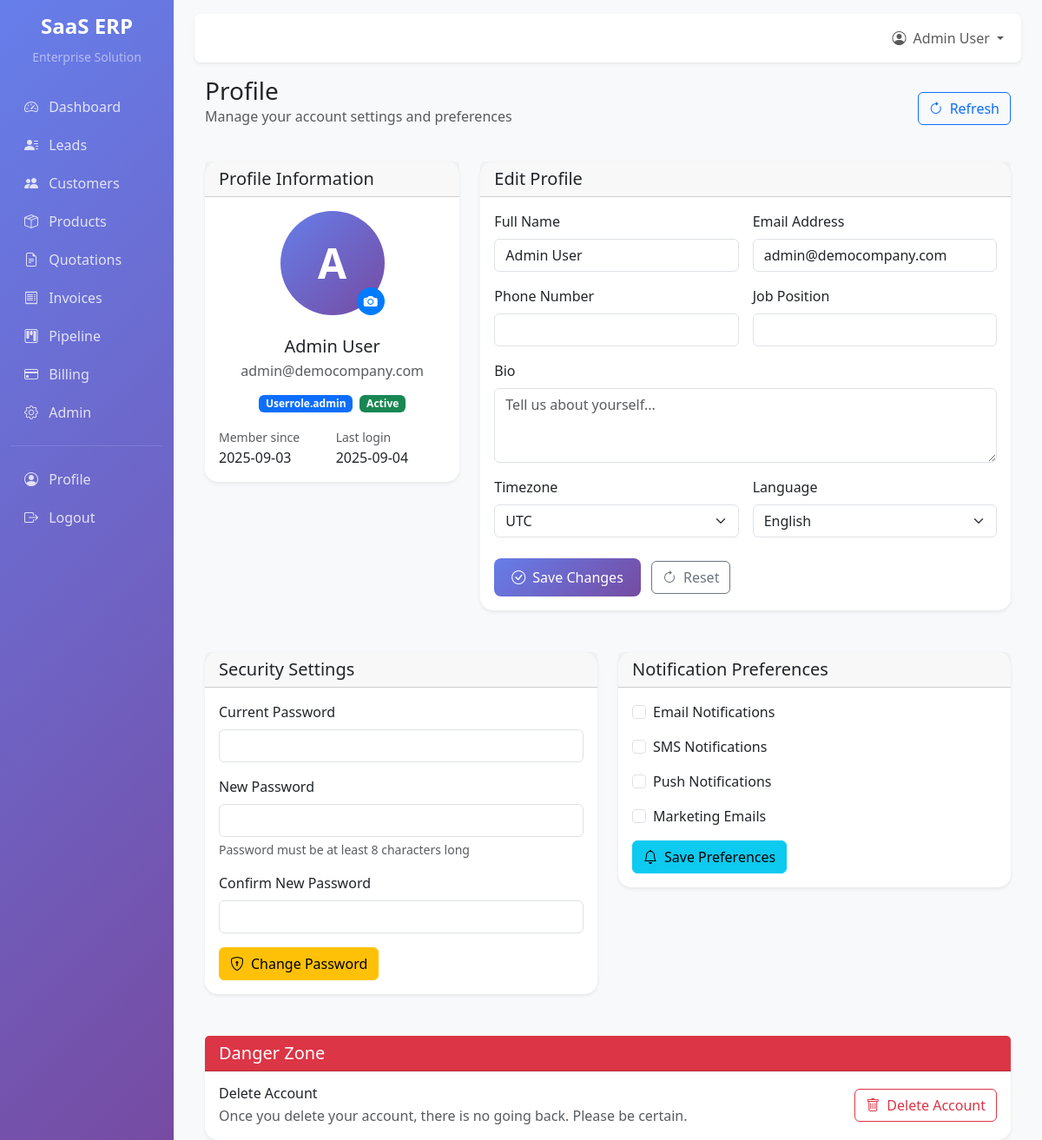
Before: /auth/profile (signed in) with the older database file.
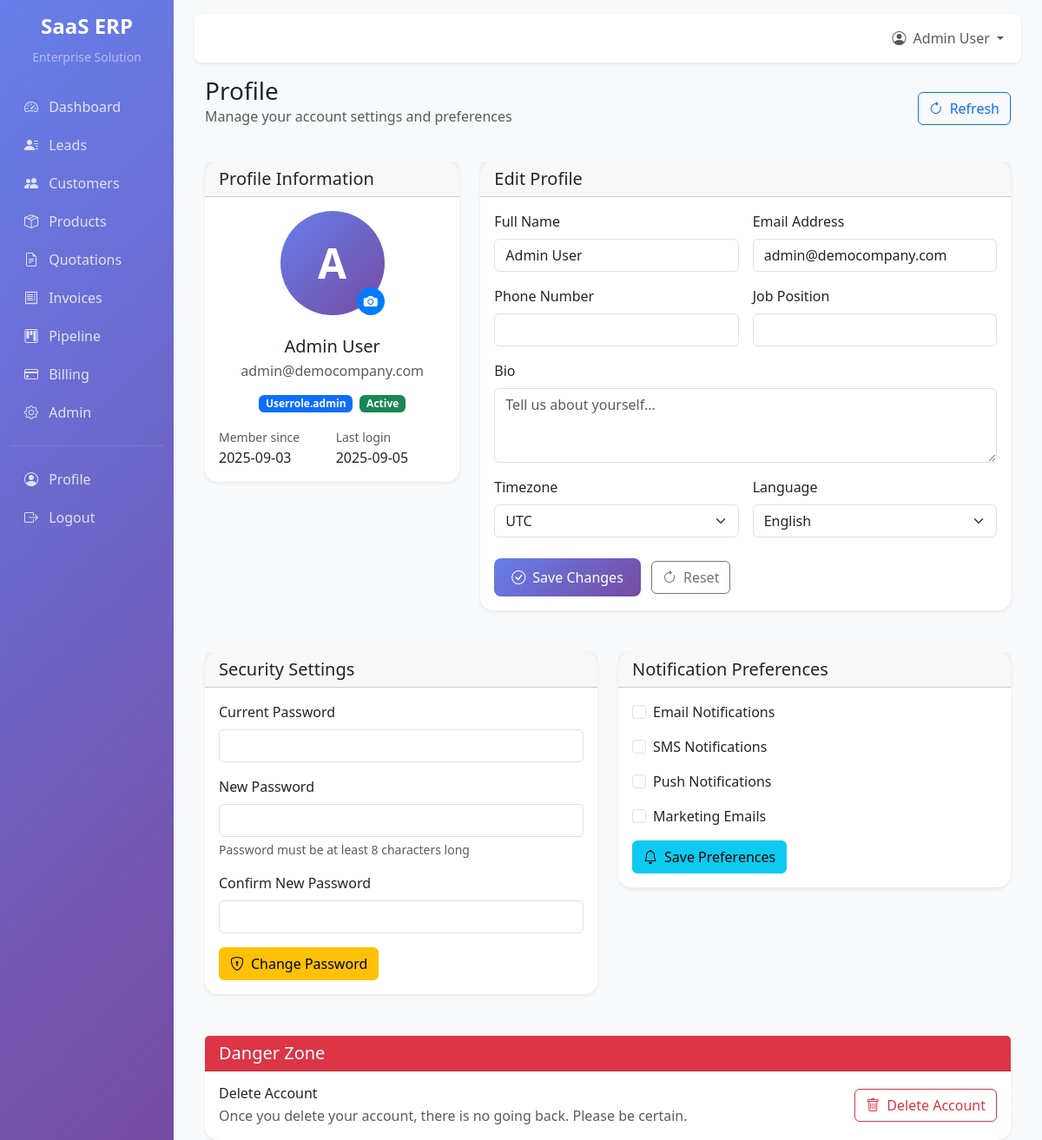
After: the same page with the newer database file.
### app/models.py (models this page shows, shortened)
class User(UserMixin, db.Model):
    __tablename__ = 'users'
    id = db.Column(db.Integer, primary_key=True)
    company_id = db.Column(db.Integer, db.ForeignKey('companies.id'), nullable=False)
    email = db.Column(db.String(120), unique=True, nullable=False)
    username = db.Column(db.String(80), unique=True, nullable=False)
    first_name = db.Column(db.String(50), nullable=False)
    last_name = db.Column(db.String(50), nullable=False)
    password_hash = db.Column(db.String(255), nullable=False)
    role = db.Column(db.Enum(UserRole), default=UserRole.SALES_EXECUTIVE)
    phone = db.Column(db.String(20))
    avatar_url = db.Column(db.String(500))
    is_active = db.Column(db.Boolean, default=True)
    last_login = db.Column(db.DateTime)
    created_at = db.Column(db.DateTime, default=datetime.utcnow)
    updated_at = db.Column(db.DateTime, default=datetime.utcnow, onupdate=datetime.utcnow)
    leads_assigned = db.relationship('Lead', backref='assigned_to', lazy='dynamic')
    tasks_assigned = db.relationship('Task', backref='assigned_to', lazy='dynamic')
    activities = db.relationship('Activity', backref='user', lazy='dynamic')
    def get_full_name(self):
        return f"{self.first_name} {self.last_name}"
    @property
    def name(self):
        return self.get_full_name()

### app/auth.py (the view, shortened to what this page needs)
@auth_bp.route('/profile', methods=['GET', 'POST'])
@login_required
def profile():
    return render_template('auth/profile.html', title='Profile')

### app/auth.py (called while the page is built)
@login_manager.user_loader
def load_user(user_id):
    try:
        user_id_int = int(user_id)
        return User.query.get(user_id_int)
    except (ValueError, TypeError):
        user = User.query.filter_by(username=user_id).first()
        if not user:
            user = User.query.filter_by(email=user_id).first()
        return user

### app/utils.py (called while the page is built)
def format_date(date_obj):
    if date_obj:
        return date_obj.strftime('%Y-%m-%d')
    return ''

### templates/auth/profile.html (shortened to what the changed rows need)
{% extends "base.html" %}
{% block content %}
<div class="container-fluid">
    <div class="d-flex justify-content-between align-items-center mb-4">
        <div>
            <h1 class="h3 mb-0">Profile</h1>
        </div>
    </div>
    <div class="row g-4">
        <div class="col-lg-4">
            <div class="card">
                <div class="card-body text-center">
                    <div class="mb-4">
                        <div class="avatar-upload position-relative d-inline-block">
                            <div class="avatar-preview">
                                {% if current_user.avatar_url %}
                                <img src="{{ current_user.avatar_url }}" alt="Profile Avatar"
                                     class="rounded-circle" style="width: 120px; height: 120px; object-fit: cover;">
                                {% else %}
                                <div class="avatar-placeholder rounded-circle d-flex align-items-center justify-content-center"
                                     style="width: 120px; height: 120px; background: linear-gradient(135deg, #667eea 0%, #764ba2 100%); color: white; font-size: 3rem; font-weight: bold;">
                                    {{ current_user.name[0]|upper }}
                                </div>
                                {% endif %}
                            </div>
                        </div>
                    </div>
                    <h5 class="mb-1">{{ current_user.name }}</h5>
                    <p class="text-muted mb-3">{{ current_user.email }}</p>
                    <div class="d-flex justify-content-center gap-2 mb-3">
                        <span class="badge bg-primary">{{ current_user.role|title }}</span>
                        <span class="badge bg-{{ 'success' if current_user.is_active else 'danger' }}">
                            {{ 'Active' if current_user.is_active else 'Inactive' }}
                        </span>
                    </div>
                    <div class="text-start">
                        <div class="row g-2">
                            <div class="col-6">
                                <small class="text-muted">Member since</small>
                                <div class="fw-medium">{{ current_user.created_at|date }}</div>
                            </div>
                            <div class="col-6">
                                <small class="text-muted">Last login</small>
                                <div class="fw-medium">{{ current_user.last_login|date if current_user.last_login else 'Never' }}</div>
                            </div>
                        </div>
                    </div>
                </div>
            </div>
        </div>
        <div class="col-lg-8">
            <div class="card">
                <div class="card-body">
                    <form id="profileForm" method="POST">
                        <div class="row g-3">
                            <div class="col-md-6">
                                <label for="name" class="form-label">Full Name</label>
                                <input type="text" class="form-control" id="name" name="name"
                                       value="{{ current_user.name }}" required>
                            </div>
                            <div class="col-md-6">
                                <label for="email" class="form-label">Email Address</label>
                                <input type="email" class="form-control" id="email" name="email"
                                       value="{{ current_user.email }}" required>
                            </div>
                        </div>
                    </form>
                </div>
            </div>
        </div>
    </div>
</div>
{% endblock %}

### templates/base.html (shortened to what the changed rows need)
<!DOCTYPE html>
<html lang="en">
<head>
    <link href="https://cdn.jsdelivr.net/npm/bootstrap@5.3.0/dist/css/bootstrap.min.css" rel="stylesheet">
    <link href="https://cdn.jsdelivr.net/npm/bootstrap-icons@1.10.0/font/bootstrap-icons.css" rel="stylesheet">
</head>
<body>
    <div class="container-fluid">
        <div class="row">
            <main class="col-md-9 ms-sm-auto col-lg-10 px-md-4 main-content">
                <nav class="navbar navbar-expand-lg navbar-light bg-white shadow-sm rounded-3 my-3">
                    <div class="container-fluid">
                        <div class="navbar-nav ms-auto">
                            {% if current_user.is_authenticated %}
                            <div class="nav-item dropdown">
                                <a class="nav-link dropdown-toggle" href="#" role="button" data-bs-toggle="dropdown">
                                    <i class="bi bi-person-circle me-1"></i>
                                    {{ current_user.first_name }} {{ current_user.last_name }}
                                </a>
                            </div>
                            {% else %}
                            <a class="nav-link" href="{{ url_for('auth.login') }}">Login</a>
                            {% endif %}
                        </div>
                    </div>
                </nav>
                {% block content %}{% endblock %}
            </main>
        </div>
    </div>
</body>
</html>

Changed rows visible on the page:
changed User "Admin User": last_login "2025-09-04" → "2025-09-05"
